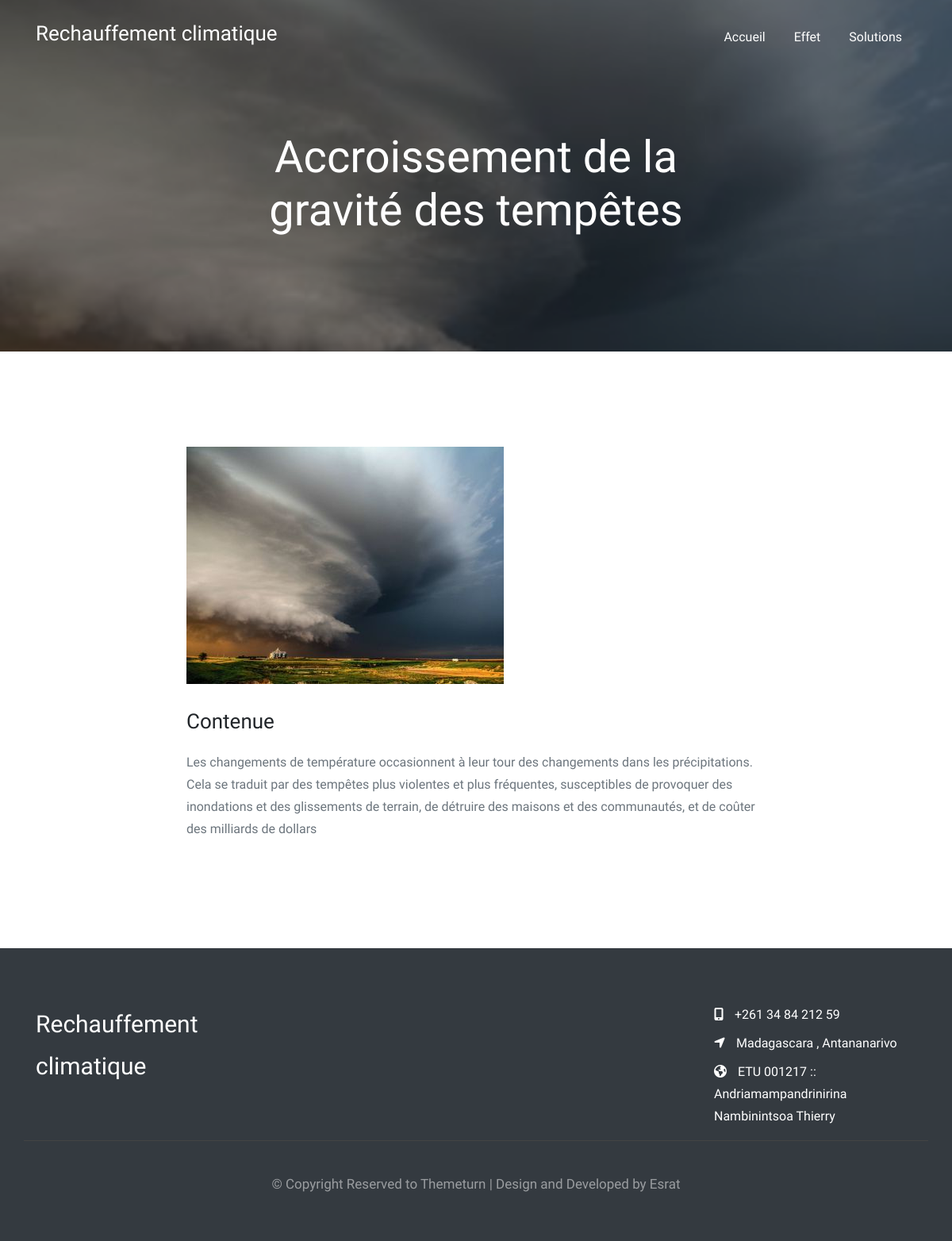
/fo-rechauffement/effet-1.html, run on the app's committed database.
### fo-rechauffement/inc/function.php (called while the page is built, shortened)
<?php
include("connection.php");
function findById($id)
{
    $sql = "SELECT * FROM contenu where id=%s";
    $sql = sprintf($sql, $id);
    $result = dbconnect()->query($sql)->fetchAll();
    return $result[0];
}

### fo-rechauffement/inc/connection.php (called while the page is built)
<?php
function dbconnect()
{
    static $connect = null;
    $user = "epiz_31747056";
    $pass = "unlockinfinityfree";
    if ($connect === null) {
        $connect = new PDO('mysql:host=sql312.epizy.com;dbname=epiz_31747056_climat', $user, $pass);
    }
    return $connect;
}

### fo-rechauffement/page/article.php (the view, shortened to what this page needs)
<?php
include("../inc/function.php");
$id = $_GET['id'];
$content = findById($id);
?>
<!doctype html>
<html lang="en">
<head>
    <link rel="stylesheet" href="assets/css/all.css">
    <link rel="stylesheet" href="assets/css/bootstrap.min.css">
    <link rel="stylesheet" href="assets/css/style.css">
    <link rel="stylesheet" href="assets/css/responsive.css">
</head>
<body id="page-top">
    <nav class="navbar navbar-expand-lg navbar-dark navbar-togglable  fixed-top " id="mainNav">
        <div class="container">
            <a class="navbar-brand js-scroll-trigger" href="../index.php#page-top">
                <h2>Rechauffement climatique</h2>
            </a>
            <div class="collapse navbar-collapse" id="navbarCollapse">
                <ul class="navbar-nav ml-auto">
                    <li class="nav-item">
                        <a class="nav-link js-scroll-trigger" href="index.php#page-top">
                            Accueil
                        </a>
                    </li>
                    <li class="nav-item">
                        <a class="nav-link js-scroll-trigger" href="index.php#effet">
                            Effet
                        </a>
                    </li>
                    <li class="nav-item">
                        <a class="nav-link js-scroll-trigger" href="index.php#solution">
                            Solutions
                        </a>
                    </li>
                </ul>
            </div>
        </div>
    </nav>
    <section class="section section-top section-full page-header">
        <div class="bg-cover" style="background-image: url(<?php echo $content['photo'] ?>);"></div>
        <div class="bg-overlay"></div>
        <div class="container">
            <div class="row justify-content-center align-items-center">
                <div class="col-md-10 col-lg-7 ">
                    <div class="page-content">
                        <h1 class="text-white text-center mb-4 display-4">
                            <?php echo $content['titre'] ?>
                        </h1>
                    </div>
                </div>
            </div>
        </div>
    </section>
    <section class="section" id="single-portfolio">
        <div class="container">
            <div class="row justify-content-center">
                <div class="col-lg-8 col-md-12 col-sm-12">
                    <div class="portfolio-single">
                        <div class="large-image">
                            <img src="<?php echo $content['photo'] ?>" alt="" class="img-fluid">
                        </div>
                        <div class="portfolio-details">
                            <h2 class="portfolio-title">Contenue</h2>
                            <p><?php echo $content['content'] ?></p>
                        </div>
                    </div>
                </div>
            </div>
        </div>
    </section>
    <footer class="top-padding bg-dark">
        <div class="container">
            <div class="row align-self-center">
                <div class="col-lg-4 col-md-6">
                    <div class="footer-widget">
                        <a href="#" class="footer-brand text-white">
                            Rechauffement climatique
                        </a>
                    </div>
                </div>
                <div class="col-lg-2 ml-lg-auto col-md-2">
                </div>
                <div class="col-lg-3 col-md-4">
                    <ul class="footer-link list-unstyled ml-0 justify-content-end">
                        <li>
                            <i class="fa fa-mobile"></i> +261 34 84 212 59
                        </li>
                        <li>
                            <i class="fa fa-location-arrow"></i> Madagascara , Antananarivo
                        </li>
                        <li>
                            <i class="fa fa-globe"></i> ETU 001217 :: Andriamampandrinirina Nambinintsoa Thierry
                        </li>
                    </ul>
                </div>
            </div>
            <div class="row justify-content-md-center footer-copy">
                <div class="col-lg-8 col-md-6 col-sm-6 text-center">
                    <p class="lead text-white-50">&copy; Copyright Reserved to Themeturn | Design and Developed by Esrat </p>
                </div>
            </div>
        </div>
    </footer>
</body>
</html>

### fo-rechauffement/assets/css/style.css (style rules this page uses)
html { line-height: 1.15; -webkit-text-size-adjust: 100%; -ms-text-size-adjust: 100%; -ms-overflow-style: scrollbar; -webkit-tap-highlight-color: rgba(0, 0, 0, 0); overflow-x: hidden; }
body { font-family: Muli,Helvetica,Arial,sans-serif; font-size: 16px; line-height: 1.75; margin: 0; background-color: #fff; font-weight: 400; color: #6c757d; }
img { max-width: 100%; height: auto; }
.h1, .h2, .h3, .h4, .h5, .h6, h1, h2, h3, h4, h5, h6 { font-family: Catamaran,Helvetica,Arial,sans-serif; font-weight: 500; line-height: 1.35; margin-bottom: .5rem; color: #212529 }
.h1, h1 { font-size: 2.125rem }
.h2, h2 { font-size: 1.625rem }
.lead { font-size: 1.0625rem; font-weight: 300 }
img { vertical-align: middle; border-style: none; }
.section { position: relative; padding: 8.125rem 0; }
@media (min-width:768px) { .section { padding: 7.5rem 0 } }
.section-top { padding-top: 8.125rem; }
@media (min-width:768px) { .section-top { padding-top: 10.3125rem } }
.navbar-nav .nav-link { padding-right: 1rem; padding-left: 1rem }
.navbar-nav .nav-item { padding: 0px 10px; }
.navbar-dark .navbar-nav .nav-link { color: #fff; }
.navbar { position: relative; padding: 1.25rem 1rem; }
.fixed-top { position: fixed; z-index: 1030; right: 0; left: 0; }
.navbar-dark { color: #fff; }
.navbar-brand h2 { color: #fff; }
.bg-cover { background-repeat: no-repeat; background-position: 50%; background-size: cover }
.bg-cover, .bg-overlay, .bg-overlay:before { position: absolute; top: 0; right: 0; bottom: 0; left: 0 }
.bg-overlay:before { content: ""; opacity: .55; background-color: #212529 }
.top-padding { padding-top: 70px; }
.footer-widget { margin-bottom: 50px; }
.footer-widget a { font-size: 30px; }
.footer-link { padding-left: 0; list-style-type: none }
.footer-link li { color: #fff; }
.footer-link > li + li { margin: .5rem 0 0 }
.footer-link i { margin-right: 10px; }
.footer-copy { padding: 40px 0px; border-top: 1px solid#444; }
.large-image { margin-bottom: 30px; }
.portfolio-details { margin-top: 30px; }

### data on the page
contenu: photo (picture), titre "Accroissement de la gravité des tempêtes", content "Les changements de température occasionnent à leur tour des changements dans les précipitations. Cela se traduit par des tempêtes plus violentes et plus fréquentes, susceptibles de provoquer des inondations et des glissements de terrain, de détruire des maisons et des communautés, et de coûter des milliards de dollars"
